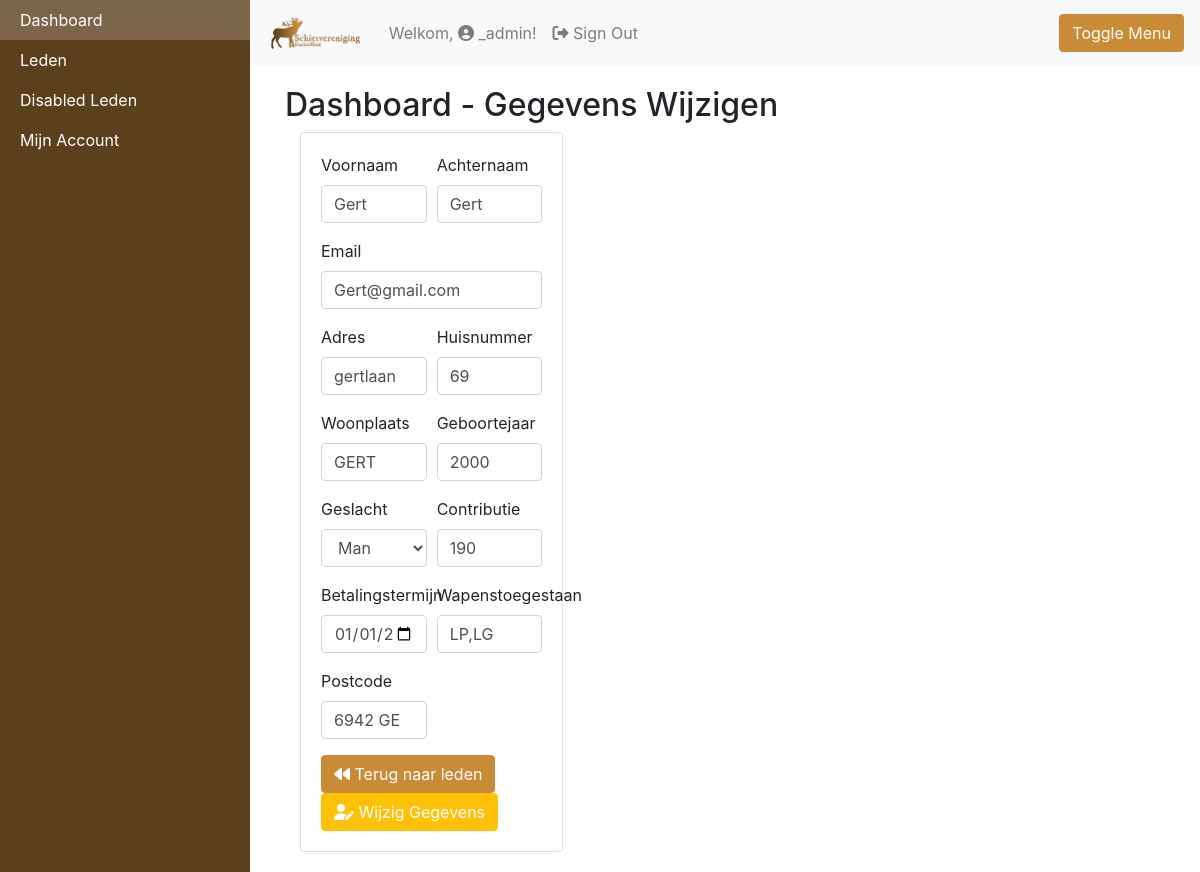
/website/dashboard/views/edituser.php?id=123456 (signed in), run on the app's committed database.
### tables this page shows
CREATE TABLE IF NOT EXISTS `leden` (
  `ledennummer` int(11) NOT NULL AUTO_INCREMENT,
  `voornaam` text NOT NULL,
  `achternaam` text NOT NULL,
  `geboortejaar` year(4) DEFAULT NULL,
  `adress` text NOT NULL,
  `huisnummer` int(11) NOT NULL,
  `postcode` text NOT NULL,
  `woonplaats` text NOT NULL,
  `wapenstoegestaan` text NOT NULL,
  `betalingtermijn` date NOT NULL,
  `contributie` int(11) NOT NULL,
  `geslacht` text NOT NULL,
  `email` text NOT NULL,
  `disable` text DEFAULT NULL,
  PRIMARY KEY (`ledennummer`)
);

### website/dashboard/views/edituser.php (the view, shortened to what this page needs)
<?php
include('../../php/database.php');
if ($stmt = $conn->prepare("SELECT * FROM leden WHERE ledennummer = ? ORDER BY achternaam;")) {
    $stmt->bind_param("i", $_GET["id"]);
    $stmt->execute();
    $stmt->store_result();
    if ($stmt->num_rows > 0) {
        $stmt->bind_result($ledennummer, $voornaam, $achternaam, $geboortejaar, $adress, $huisnummer, $postcode, $woonplaats, $wapenstoegestaan, $betalingstermijn, $contributie, $geslacht, $email, $disabled);
    } else echo "Er ging iets fout tijdens het vinden van het lid. Probeer het later opnieuw.";
}
if($_GET["disabled"] == "true") $disabled = true;
else $disabled = false;
?>
<!DOCTYPE html>
<html lang="nl">
<head>
    <link href="https://stackpath.bootstrapcdn.com/bootstrap/4.3.1/css/bootstrap.min.css" rel="stylesheet">
    <link rel="stylesheet" href="../../css/custom.css">
</head>
<body>
    <div id="wrapper" class="toggled">
        <div id="sidebar-wrapper">
            <ul class="sidebar-nav">
                <li>
                    <a href="../index.php">Dashboard</a>
                </li>
                <li>
                    <a href="../leden.php">Leden</a>
                </li>
                <li>
                    <a href="../disabledleden.php">Disabled Leden</a>
                </li>
                <li>
                    <a href="../profile.php">Mijn Account</a>
                </li>
            </ul>
        </div>
        <div class="navbar navbar-expand-lg navbar-light bg-light">
            <a class="navbar-brand"><img src="../../images/login/logo.png"></a>
            <div class="collapse navbar-collapse" id="navbarTogglerDemo02">
                <ul class="navbar-nav mr-auto mt-2 mt-lg-0">
                    <li class="nav-item">
                        <a class="nav-link" href="../profile.php">Welkom, <i class="fas fa-user-circle"></i> <?= $_SESSION["name"] ?>!</span></a>
                    </li>
                    <li class="nav-item">
                        <a class="nav-link" href="../../php/login/logout.php"><i class="fas fa-sign-out-alt"></i> Sign Out</span></a>
                    </li>
                </ul>
                <a href="#menu-toggle" class="btn btn-primary" id="menu-toggle">Toggle Menu</a>
            </div>
        </div>
        <main id="page-content-wrapper">
            <div class="container-fluid">
                <h2>Dashboard - Gegevens Wijzigen</h2>
                <div class="col-sm-4">
                    <div class="card">
                        <div class="card-body">
                            <form method="POST" action="../../php/edituser.php?id= <?= $ledennummer ?>">
                                <div class="form-row">
                                    <div class="form-group col-md-6">
                                        <label for="Voornaam">Voornaam</label>
                                        <?php echo "<input type='text' require class='form-control' name='voornaam' id='Voornaam' placeholder='Voornaam' value='" . $voornaam . "'>" ?>
                                    </div>
                                    <div class="form-group col-md-6">
                                        <label for="Achternaam">Achternaam</label>
                                        <?php echo "<input type='text' require class='form-control' name='achternaam' id='Achternaam' placeholder='Achternaam' value='" . $achternaam . "'>" ?>
                                    </div>
                                </div>
                                <div class="form-group">
                                    <label for="inputCity">Email</label>
                                    <input type="email" class="form-control" require name="email" placeholder="email@email.com" id="email" value=<?= $email ?>>
                                </div>
                                <div class="form-row">
                                    <div class="form-group col-md-6">
                                        <label for="Address">Adres</label>
                                        <?php echo "<input type='text' class='form-control' require name='adress' id='Address' placeholder='Adres' value='" . $adress . "'>" ?>
                                    </div>
                                    <div class="form-group col-md-6">
                                        <label for="Huisnummer">Huisnummer</label>
                                        <input type="text" class="form-control" require name='huisnummer' id="Huisnummer" placeholder="Huisnummer" value=<?= $huisnummer ?>>
                                    </div>
                                </div>
                                <div class="form-row">
                                    <div class="form-group col-md-6">
                                        <label for="woonplaats">Woonplaats</label>
                                        <?php echo "<input type='text' require class='form-control' name='woonplaats' id='woonplaats' placeholder='woonplaats' value='" . $woonplaats . "'>" ?>
                                    </div>
                                    <div class="form-group col-md-6">
                                        <label for="geboortejaar">Geboortejaar</label>
                                        <input type="text" class="form-control" require name="geboortejaar" id="geboortejaar" placeholder="geboortejaar" value=<?= $geboortejaar ?>>
                                    </div>
                                </div>
                                <div class="form-row">
                                    <div class="form-group col-md-6">
                                        <label for="Geslacht">Geslacht<br></label>
                                        <select class="form-control" name="geslacht" id="geslacht">
                                            <option value="Man">Man</option>
                                        </select>
                                    </div>
                                    <div class="form-group col-md-6">
                                        <label for="Contributie">Contributie</label>
                                        <input type="text" class="form-control" require name="contributie" id="Contributie" placeholder="Contributie" value=<?= $contributie ?>>
                                    </div>
                                </div>
                                <div class="form-row">
                                    <div class="form-group col-md-6">
                                        <label for="Geslacht">Betalingstermijn<br></label>
                                        <input type="date" class="form-control" require name="betalingstermijn" id="Betalingstermijn" placeholder="Betalingstermijn" value=<?= $betalingstermijn ?>>
                                    </div>
                                    <div class="form-group col-md-6">
                                        <label for="Contributie">Wapenstoegestaan</label>
                                        <input type="text" name="wapenstoegestaan" require class="form-control" id="Wapenstoegestaan" placeholder="Wapenstoegestaan" value=<?= $wapenstoegestaan ?>>
                                    </div>
                                </div>
                                <div class="form-row">
                                    <div class="form-group col-md-6">
                                        <label for="Geslacht">Postcode<br></label>
                                        <?php echo "<input type='text' class='form-control' require name='postcode' id='Postcode' placeholder='Postcode' value='" . $postcode . "'>" ?>
                                    </div>
                                </div>
                                <?php
                                if($disabled == false) echo '<a class="btn btn-primary" href="../leden.php"><i class="fas fa-backward"></i> Terug naar leden</a> ';
                                else echo '<a class="btn btn-primary" href="../disabledleden.php"><i class="fas fa-backward"></i> Terug naar disabled leden</a> ';?>
                                <button type="submit" class="btn btn-warning"><i class='fas fa-user-edit'></i> Wijzig Gegevens</button>
                            </form>
                        </div>
                    </div>
                </div>
            </div>
        </main>
    </div>
</body>
</html>

### website/css/custom.css (style rules this page uses)
body { overflow-x: hidden; }
#wrapper { padding-left: 0; -webkit-transition: all 0.5s ease; -moz-transition: all 0.5s ease; -o-transition: all 0.5s ease; transition: all 0.5s ease; }
#wrapper.toggled { padding-left: 250px; }
#sidebar-wrapper { z-index: 1000; position: fixed; left: 250px; width: 0; height: 100%; margin-left: -250px; overflow-y: auto; background: #5b401c; -webkit-transition: all 0.5s ease; -moz-transition: all 0.5s ease; -o-transition: all 0.5s ease; transition: all 0.5s ease; }
#wrapper.toggled #sidebar-wrapper { width: 250px; }
#page-content-wrapper { width: 100%; position: absolute; padding: 15px; }
#wrapper.toggled #page-content-wrapper { position: absolute; margin-right: -250px; }
.sidebar-nav { position: absolute; top: 0; width: 250px; margin: 0; padding: 0; list-style: none; }
.sidebar-nav li { text-indent: 20px; line-height: 40px; }
.sidebar-nav li a { display: block; text-decoration: none; color: #fff; }
@media (min-width:768px) { #wrapper { padding-left: 0; } }
@media (min-width:768px) { #wrapper.toggled { padding-left: 250px; } }
@media (min-width:768px) { #sidebar-wrapper { width: 0; } }
@media (min-width:768px) { #wrapper.toggled #sidebar-wrapper { width: 250px; } }
@media (min-width:768px) { #page-content-wrapper { padding: 20px; position: relative; } }
@media (min-width:768px) { #wrapper.toggled #page-content-wrapper { position: relative; margin-right: 0; } }
.btn-primary { background-color: #ca8b37; border-color: #ca8b37; }
.btn-primary:link { background-color: #ca8b37; border-color: #ca8b37; }
.navbar-brand img { max-height: 40px; }
.btn-warning { color: #fff; background-color: #ffc107; border-color: #ffc107; }

### data on the page
leden: voornaam "Gert", achternaam "Gert", email "Gert@gmail.com", adress "gertlaan", huisnummer "69", woonplaats "GERT", geboortejaar "2000", contributie "190", betalingstermijn "01/01/2020", wapenstoegestaan "LP,LG", postcode "6942 GE"

### other printed values
$_SESSION["name"] "_admin"
